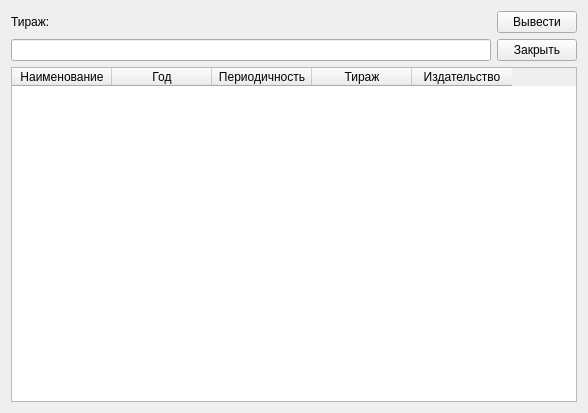
<?xml version="1.0" encoding="UTF-8"?>
<ui version="4.0">
 <class>output2</class>
 <widget class="QWidget" name="output2">
  <property name="geometry">
   <rect>
    <x>0</x>
    <y>0</y>
    <width>588</width>
    <height>413</height>
   </rect>
  </property>
  <property name="minimumSize">
   <size>
    <width>372</width>
    <height>236</height>
   </size>
  </property>
  <property name="windowTitle">
   <string>Cведения о непериодических изданиях, вышедших тиражом не менее указанного</string>
  </property>
  <layout class="QHBoxLayout" name="horizontalLayout_2">
   <item>
    <layout class="QVBoxLayout" name="verticalLayout_3">
     <item>
      <layout class="QHBoxLayout" name="horizontalLayout">
       <item>
        <layout class="QVBoxLayout" name="verticalLayout_2">
         <item>
          <widget class="QLabel" name="label">
           <property name="text">
            <string>Тираж:</string>
           </property>
          </widget>
         </item>
         <item>
          <widget class="QLineEdit" name="lineEdit"/>
         </item>
        </layout>
       </item>
       <item>
        <layout class="QVBoxLayout" name="verticalLayout">
         <item>
          <widget class="QPushButton" name="pushButton">
           <property name="text">
            <string>Вывести</string>
           </property>
          </widget>
         </item>
         <item>
          <widget class="QPushButton" name="pushButton_2">
           <property name="text">
            <string>Закрыть</string>
           </property>
          </widget>
         </item>
        </layout>
       </item>
      </layout>
     </item>
     <item>
      <widget class="QTableWidget" name="tableWidget">
       <column>
        <property name="text">
         <string>Наименование</string>
        </property>
       </column>
       <column>
        <property name="text">
         <string>Год</string>
        </property>
       </column>
       <column>
        <property name="text">
         <string>Периодичность</string>
        </property>
       </column>
       <column>
        <property name="text">
         <string>Тираж</string>
        </property>
       </column>
       <column>
        <property name="text">
         <string>Издательство</string>
        </property>
       </column>
      </widget>
     </item>
    </layout>
   </item>
  </layout>
 </widget>
 <resources/>
 <connections>
  <connection>
   <sender>pushButton_2</sender>
   <signal>clicked()</signal>
   <receiver>output2</receiver>
   <slot>close()</slot>
   <hints>
    <hint type="sourcelabel">
     <x>338</x>
     <y>152</y>
    </hint>
    <hint type="destinationlabel">
     <x>252</x>
     <y>188</y>
    </hint>
   </hints>
  </connection>
 </connections>
</ui>
